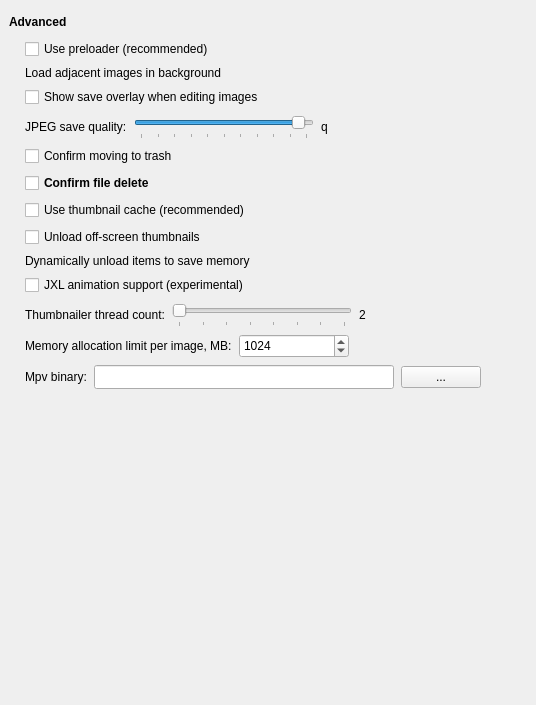
             <widget class="QWidget" name="scrollAreaWidgetContents_4">
              <property name="geometry">
               <rect>
                <x>0</x>
                <y>0</y>
                <width>536</width>
                <height>705</height>
               </rect>
              </property>
              <layout class="QVBoxLayout" name="verticalLayout_31">
               <property name="leftMargin">
                <number>9</number>
               </property>
               <property name="topMargin">
                <number>9</number>
               </property>
               <property name="rightMargin">
                <number>9</number>
               </property>
               <property name="bottomMargin">
                <number>9</number>
               </property>
               <item>
                <spacer name="verticalSpacer_17">
                 <property name="orientation">
                  <enum>Qt::Vertical</enum>
                 </property>
                 <property name="sizeType">
                  <enum>QSizePolicy::Fixed</enum>
                 </property>
                 <property name="sizeHint" stdset="0">
                  <size>
                   <width>20</width>
                   <height>6</height>
                  </size>
                 </property>
                </spacer>
               </item>
               <item>
                <layout class="QHBoxLayout" name="horizontalLayout_39">
                 <property name="leftMargin">
                  <number>0</number>
                 </property>
                 <property name="topMargin">
                  <number>0</number>
                 </property>
                 <property name="rightMargin">
                  <number>0</number>
                 </property>
                 <item>
                  <widget class="QLabel" name="title6">
                   <property name="font">
                    <font>
                     <bold>true</bold>
                    </font>
                   </property>
                   <property name="text">
                    <string>Advanced</string>
                   </property>
                  </widget>
                 </item>
                 <item>
                  <widget class="QWidget" name="widget_15" native="true">
                   <property name="sizePolicy">
                    <sizepolicy hsizetype="Expanding" vsizetype="Preferred">
                     <horstretch>0</horstretch>
                     <verstretch>0</verstretch>
                    </sizepolicy>
                   </property>
                   <property name="accessibleName">
                    <string notr="true">SLine</string>
                   </property>
                  </widget>
                 </item>
                </layout>
               </item>
               <item>
                <layout class="QVBoxLayout" name="verticalLayout_36">
                 <property name="spacing">
                  <number>7</number>
                 </property>
                 <property name="leftMargin">
                  <number>16</number>
                 </property>
                 <property name="topMargin">
                  <number>4</number>
                 </property>
                 <property name="rightMargin">
                  <number>0</number>
                 </property>
                 <property name="bottomMargin">
                  <number>0</number>
                 </property>
                 <item>
                  <widget class="QCheckBox" name="usePreloaderCheckBox">
                   <property name="sizePolicy">
                    <sizepolicy hsizetype="MinimumExpanding" vsizetype="Minimum">
                     <horstretch>0</horstretch>
                     <verstretch>0</verstretch>
                    </sizepolicy>
                   </property>
                   <property name="toolTip">
                    <string>Preload the next/previous image. Results in a much faster image switching (at the expense of wasting more RAM).</string>
                   </property>
                   <property name="text">
                    <string>Use preloader (recommended)</string>
                   </property>
                  </widget>
                 </item>
                 <item>
                  <widget class="QLabel" name="label_41">
                   <property name="accessibleName">
                    <string notr="true">SNoteText</string>
                   </property>
                   <property name="text">
                    <string>Load adjacent images in background</string>
                   </property>
                  </widget>
                 </item>
                 <item>
                  <widget class="QCheckBox" name="saveOverlayCheckBox">
                   <property name="text">
                    <string>Show save overlay when editing images</string>
                   </property>
                  </widget>
                 </item>
                 <item>
                  <layout class="QHBoxLayout" name="horizontalLayout_10">
                   <property name="leftMargin">
                    <number>0</number>
                   </property>
                   <property name="topMargin">
                    <number>0</number>
                   </property>
                   <item>
                    <widget class="QLabel" name="label_3">
                     <property name="text">
                      <string>JPEG save quality:</string>
                     </property>
                    </widget>
                   </item>
                   <item>
                    <widget class="QSlider" name="JPEGQualitySlider">
                     <property name="sizePolicy">
                      <sizepolicy hsizetype="Fixed" vsizetype="Fixed">
                       <horstretch>0</horstretch>
                       <verstretch>0</verstretch>
                      </sizepolicy>
                     </property>
                     <property name="minimumSize">
                      <size>
                       <width>180</width>
                       <height>25</height>
                      </size>
                     </property>
                     <property name="minimum">
                      <number>0</number>
                     </property>
                     <property name="maximum">
                      <number>100</number>
                     </property>
                     <property name="pageStep">
                      <number>5</number>
                     </property>
                     <property name="value">
                      <number>95</number>
                     </property>
                     <property name="orientation">
                      <enum>Qt::Horizontal</enum>
                     </property>
                     <property name="tickPosition">
                      <enum>QSlider::TicksBelow</enum>
                     </property>
                     <property name="tickInterval">
                      <number>10</number>
                     </property>
                    </widget>
                   </item>
                   <item>
                    <widget class="QLabel" name="JPEGQualityLabel">
                     <property name="text">
                      <string>q</string>
                     </property>
                    </widget>
                   </item>
                   <item>
                    <spacer name="horizontalSpacer_7">
                     <property name="orientation">
                      <enum>Qt::Horizontal</enum>
                     </property>
                     <property name="sizeHint" stdset="0">
                      <size>
                       <width>40</width>
                       <height>20</height>
                      </size>
                     </property>
                    </spacer>
                   </item>
                  </layout>
                 </item>
                 <item>
                  <widget class="QCheckBox" name="confirmTrashCheckBox">
                   <property name="text">
                    <string>Confirm moving to trash</string>
                   </property>
                  </widget>
                 </item>
                 <item>
                  <widget class="QCheckBox" name="confirmDeleteCheckBox">
                   <property name="font">
                    <font>
                     <bold>true</bold>
                    </font>
                   </property>
                   <property name="text">
                    <string>Confirm file delete</string>
                   </property>
                  </widget>
                 </item>
                 <item>
                  <widget class="QCheckBox" name="useThumbnailCacheCheckBox">
                   <property name="sizePolicy">
                    <sizepolicy hsizetype="MinimumExpanding" vsizetype="Minimum">
                     <horstretch>0</horstretch>
                     <verstretch>0</verstretch>
                    </sizepolicy>
                   </property>
                   <property name="toolTip">
                    <string/>
                   </property>
                   <property name="text">
                    <string>Use thumbnail cache (recommended)</string>
                   </property>
                  </widget>
                 </item>
                 <item>
                  <widget class="QCheckBox" name="unloadThumbsCheckBox">
                   <property name="text">
                    <string>Unload off-screen thumbnails</string>
                   </property>
                  </widget>
                 </item>
                 <item>
                  <widget class="QLabel" name="label_51">
                   <property name="accessibleName">
                    <string notr="true">SNoteText</string>
                   </property>
                   <property name="text">
                    <string>Dynamically unload items to save memory</string>
                   </property>
                  </widget>
                 </item>
                 <item>
                  <widget class="QCheckBox" name="animatedJxlCheckBox">
                   <property name="text">
                    <string>JXL animation support (experimental)</string>
                   </property>
                  </widget>
                 </item>
                 <item>
                  <layout class="QHBoxLayout" name="horizontalLayout">
                   <property name="leftMargin">
                    <number>0</number>
                   </property>
                   <property name="topMargin">
                    <number>0</number>
                   </property>
                   <property name="rightMargin">
                    <number>0</number>
                   </property>
                   <property name="bottomMargin">
                    <number>0</number>
                   </property>
                   <item>
                    <widget class="QLabel" name="label_17">
                     <property name="text">
                      <string>Thumbnailer thread count:</string>
                     </property>
                    </widget>
                   </item>
                   <item>
                    <widget class="QSlider" name="thumbnailerThreadsSlider">
                     <property name="sizePolicy">
                      <sizepolicy hsizetype="Fixed" vsizetype="Fixed">
                       <horstretch>0</horstretch>
                       <verstretch>0</verstretch>
                      </sizepolicy>
                     </property>
                     <property name="minimumSize">
                      <size>
                       <width>180</width>
                       <height>25</height>
                      </size>
                     </property>
                     <property name="minimum">
                      <number>1</number>
                     </property>
                     <property name="maximum">
                      <number>8</number>
                     </property>
                     <property name="pageStep">
                      <number>1</number>
                     </property>
                     <property name="orientation">
                      <enum>Qt::Horizontal</enum>
                     </property>
                     <property name="tickPosition">
                      <enum>QSlider::TicksBelow</enum>
                     </property>
                    </widget>
                   </item>
                   <item>
                    <widget class="QLabel" name="thumbnailerThreadsLabel">
                     <property name="text">
                      <string>2</string>
                     </property>
                    </widget>
                   </item>
                   <item>
                    <spacer name="horizontalSpacer_9">
                     <property name="orientation">
                      <enum>Qt::Horizontal</enum>
                     </property>
                     <property name="sizeHint" stdset="0">
                      <size>
                       <width>40</width>
                       <height>20</height>
                      </size>
                     </property>
                    </spacer>
                   </item>
                  </layout>
                 </item>
                 <item>
                  <layout class="QHBoxLayout" name="horizontalLayout_25">
                   <property name="leftMargin">
                    <number>0</number>
                   </property>
                   <property name="topMargin">
                    <number>0</number>
                   </property>
                   <property name="rightMargin">
                    <number>0</number>
                   </property>
                   <property name="bottomMargin">
                    <number>0</number>
                   </property>
                   <item>
                    <widget class="QLabel" name="memoryLimitLabel">
                     <property name="text">
                      <string>Memory allocation limit per image, MB:</string>
                     </property>
                    </widget>
                   </item>
                   <item>
                    <widget class="QSpinBox" name="memoryLimitSpinBox">
                     <property name="sizePolicy">
                      <sizepolicy hsizetype="Fixed" vsizetype="Minimum">
                       <horstretch>0</horstretch>
                       <verstretch>0</verstretch>
                      </sizepolicy>
                     </property>
                     <property name="minimumSize">
                      <size>
                       <width>110</width>
                       <height>24</height>
                      </size>
                     </property>
                     <property name="minimum">
                      <number>512</number>
                     </property>
                     <property name="maximum">
                      <number>8192</number>
                     </property>
                     <property name="singleStep">
                      <number>512</number>
                     </property>
                     <property name="value">
                      <number>1024</number>
                     </property>
                    </widget>
                   </item>
                   <item>
                    <spacer name="horizontalSpacer_32">
                     <property name="orientation">
                      <enum>Qt::Horizontal</enum>
                     </property>
                     <property name="sizeHint" stdset="0">
                      <size>
                       <width>40</width>
                       <height>20</height>
                      </size>
                     </property>
                    </spacer>
                   </item>
                  </layout>
                 </item>
                 <item>
                  <layout class="QHBoxLayout" name="horizontalLayout_7">
                   <item>
                    <widget class="QLabel" name="mpvLabel">
                     <property name="enabled">
                      <bool>true</bool>
                     </property>
                     <property name="minimumSize">
                      <size>
                       <width>0</width>
                       <height>0</height>
                      </size>
                     </property>
                     <property name="text">
                      <string>Mpv binary:</string>
                     </property>
                    </widget>
                   </item>
                   <item>
                    <widget class="QLineEdit" name="mpvLineEdit">
                     <property name="enabled">
                      <bool>true</bool>
                     </property>
                     <property name="sizePolicy">
                      <sizepolicy hsizetype="Minimum" vsizetype="Fixed">
                       <horstretch>0</horstretch>
                       <verstretch>0</verstretch>
                      </sizepolicy>
                     </property>
                     <property name="minimumSize">
                      <size>
                       <width>300</width>
                       <height>24</height>
                      </size>
                     </property>
                    </widget>
                   </item>
                   <item>
                    <widget class="QPushButton" name="pushButton_5">
                     <property name="enabled">
                      <bool>true</bool>
                     </property>
                     <property name="minimumSize">
                      <size>
                       <width>20</width>
                       <height>0</height>
                      </size>
                     </property>
                     <property name="maximumSize">
                      <size>
                       <width>16777215</width>
                       <height>16777215</height>
                      </size>
                     </property>
                     <property name="text">
                      <string>...</string>
                     </property>
                    </widget>
                   </item>
                   <item>
                    <spacer name="horizontalSpacer_33">
                     <property name="orientation">
                      <enum>Qt::Horizontal</enum>
                     </property>
                     <property name="sizeHint" stdset="0">
                      <size>
                       <width>40</width>
                       <height>20</height>
                      </size>
                     </property>
                    </spacer>
                   </item>
                  </layout>
                 </item>
                </layout>
               </item>
               <item>
                <spacer name="verticalSpacer_16">
                 <property name="orientation">
                  <enum>Qt::Vertical</enum>
                 </property>
                 <property name="sizeHint" stdset="0">
                  <size>
                   <width>20</width>
                   <height>40</height>
                  </size>
                 </property>
                </spacer>
               </item>
              </layout>
             </widget>
